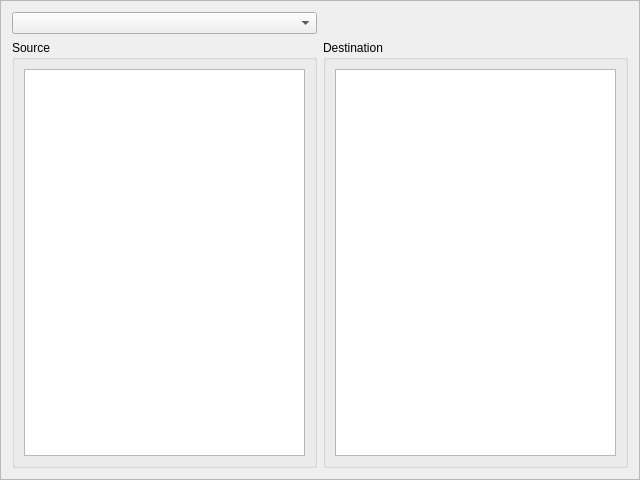
<?xml version="1.0" encoding="UTF-8"?>
<ui version="4.0">
 <class>CCopyConfigurationComponent</class>
 <widget class="QFrame" name="CCopyConfigurationComponent">
  <property name="geometry">
   <rect>
    <x>0</x>
    <y>0</y>
    <width>640</width>
    <height>480</height>
   </rect>
  </property>
  <property name="windowTitle">
   <string>Frame</string>
  </property>
  <property name="frameShape">
   <enum>QFrame::StyledPanel</enum>
  </property>
  <property name="frameShadow">
   <enum>QFrame::Raised</enum>
  </property>
  <layout class="QGridLayout" name="gridLayout">
   <item row="1" column="1">
    <widget class="QGroupBox" name="gb_Destination">
     <property name="title">
      <string>Destination</string>
     </property>
     <layout class="QVBoxLayout" name="verticalLayout">
      <item>
       <widget class="QTreeView" name="tv_Destination"/>
      </item>
     </layout>
    </widget>
   </item>
   <item row="1" column="0">
    <widget class="QGroupBox" name="gb_Source">
     <property name="title">
      <string>Source</string>
     </property>
     <layout class="QVBoxLayout" name="verticalLayout_2">
      <item>
       <widget class="QTreeView" name="tv_Source"/>
      </item>
     </layout>
    </widget>
   </item>
   <item row="0" column="0">
    <widget class="QComboBox" name="cb_Version"/>
   </item>
  </layout>
 </widget>
 <resources/>
 <connections/>
</ui>
